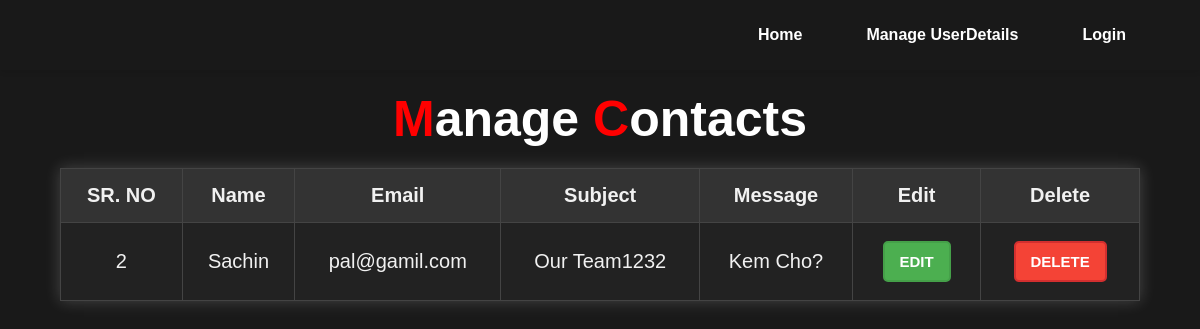
Screenshot of /ADMIN/c_Action.php with the database file from the repository.
### tables this page shows
CREATE TABLE `tbl_contact` (
  `no` int(225) NOT NULL,
  `name` varchar(80) NOT NULL,
  `email` varchar(80) NOT NULL,
  `subject` varchar(80) NOT NULL,
  `message` varchar(80) NOT NULL
);

### ADMIN/c_Action.php (the view, shortened to what this page needs)
<?php
include("config.php");
$sel = "SELECT * FROM tbl_contact";
$result = mysqli_query($con, $sel);
include 'includes/header.php';
?>
<br><br><br><br><br>
<!DOCTYPE html>
<html>
<head>
</head>
<body>
    <h1><span>M</span>anage <span>C</span>ontacts</h1>
    <center>
        <table>
            <tr>
                <th>SR. NO</th>
                <th>Name</th>
                <th>Email</th>
                <th>Subject</th>
                <th>Message</th>
                <th>Edit</th>
                <th>Delete</th>
            </tr>
            <?php while ($row = mysqli_fetch_array($result)) { ?>
            <tr>
                <td><?php echo $row['no']; ?></td>
                <td><?php echo $row['name']; ?></td>
                <td><?php echo $row['email']; ?></td>
                <td><?php echo $row['subject']; ?></td>
                <td><?php echo $row['message']; ?></td>
                <td><a class="btn-edit" href="c_Edit.php?no=<?php echo $row['no']; ?>">EDIT</a></td>
                <td><a class="btn-delete" href="c_Delete.php?no=<?php echo $row['no']; ?>">DELETE</a></td>
            </tr>
            <?php } ?>
        </table>
    </center>
</body>
</html>

### ADMIN/css/style.css (style rules this page uses)
* { padding:0; margin:0; box-sizing:border; font-family:'Poppins',sans-serif; text-decoration: none; list-style: none; scroll-behavior: smooth; }
* { margin: 0; padding: 0; box-sizing: border-box; font-family: "Poppins", sans-serif; }

### ADMIN/c_Action.php (style rules this page uses)
body { background-color: #191919; font-family: Verdana, Geneva, Tahoma, sans-serif; color: white; margin: 0; padding: 0; }
h1 { font-size: 50px; color: white; text-align: center; margin-bottom: 20px; }
span { color:red; }
table { width: 90%; margin: 0 auto; border-collapse: collapse; box-shadow: 0px 0px 15px rgba(255, 255, 255, 0.2); background-color: #282828; }
th, td { padding: 15px; text-align: center; font-size: 20px; border: 1px solid #444; }
th { background-color: #333; color: #f1f1f1; }
td { background-color: #222; color: #f1f1f1; }
tr:nth-child(even) { background-color: #2b2b2b; }
.btn-edit, .btn-delete { padding: 10px 15px; font-size: 15px; font-weight: bold; border-radius: 5px; color: white; text-decoration: none; transition: background-color 0.3s ease, transform 0.2s ease; display: inline-block; margin: 3px; }
.btn-edit { background-color: #4CAF50; border: 2px solid #45a049; }
.btn-delete { background-color: #f44336; border: 2px solid #d32f2f; }

### rows the page displays
tbl_contact: no "2", name "Sachin", email "pal@gamil.com", subject "Our Team1232", message "Kem Cho?"
